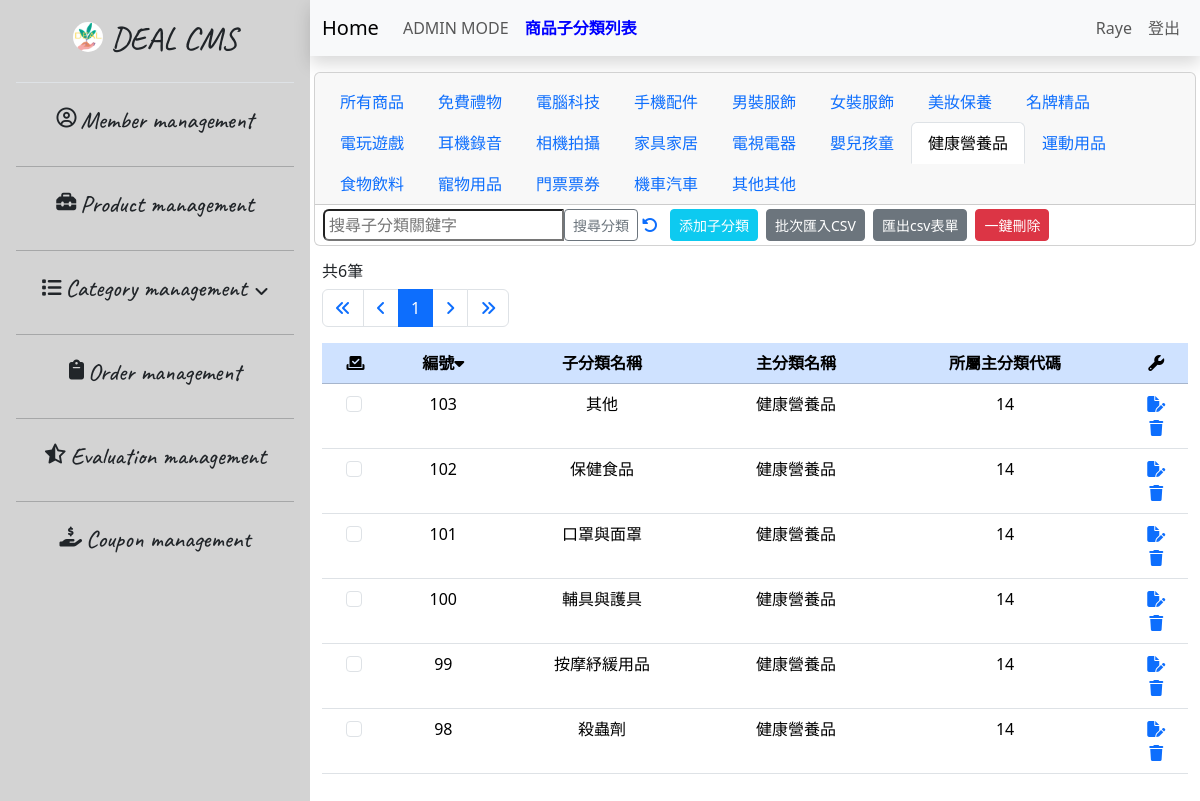
Screenshot of /32.sub-category_list-admin_14N.php (signed in) with the database file from the repository.
### tables this page shows
CREATE TABLE `categories_sub` (
  `id` int NOT NULL,
  `sub` varchar(15) NOT NULL,
  `main_category` int NOT NULL
);

CREATE TABLE `categories_main` (
  `id` int NOT NULL,
  `main` varchar(10) NOT NULL,
  `carbon_points_available` int NOT NULL
);

### 32.sub-category_list-admin_14N.php (the view, shortened to what this page needs)
<?php
require __DIR__ . '/0.parts/pdo-connect.php';
$page = isset($_GET['page']) ? intval($_GET['page']) : 1;
$perPage = 25;
$t_sql = "SELECT COUNT(1) FROM categories_main join categories_sub on categories_sub.main_category = categories_main.id WHERE main = '健康營養品'";
$totalRows = $pdo->query($t_sql)->fetch(PDO::FETCH_NUM)[0];
$totalPages = ceil($totalRows / $perPage);
if ($totalRows) {
    $sql = sprintf("SELECT * FROM categories_main join categories_sub on categories_sub.main_category = categories_main.id  WHERE main = '健康營養品' ORDER BY categories_sub.id DESC LIMIT %s, %s", ($page - 1) * $perPage, $perPage);
    $rows = $pdo->query($sql)->fetchAll();
}
?>
<?php include __DIR__ . '/0.parts/html-head.php' ?>
<?php include __DIR__ . '/0.parts/sidebar.php' ?>
<div class="container-fluid px-0 mx-0">
    <?php include __DIR__ . '/0.parts/navbar.30_sub-category.php' ?>
    <div class="container-fluid table-bordered table-striped overflow-auto">
        <div class="row mt-3">
            <div class="col">
                <h6>共<?= $totalRows ?>筆</h6>
                <nav aria-label="Page navigation example">
                    <ul class="pagination">
                        <li class="page-item">
                            <a class="page-link" href="?page=1">
                                <i class="fa-solid fa-angles-left"></i>
                            </a>
                        </li>
                        <li class="page-item">
                            <a class="page-link" href="?page=<?= $page != 1 ? $page - 1 : 1 ?>">
                                <i class="fa-solid fa-angle-left"></i>
                            </a>
                        </li>
                        <?php $visiblePageRange = 5;
                        $startPage = max(1, $page - floor($visiblePageRange / 2));
                        $endPage = min($totalPages, $startPage + $visiblePageRange - 1); ?>
                        <?php for ($i = $startPage; $i <= $endPage; $i++) : ?>
                            <li class="page-item <?= $page == $i ? 'active' : '' ?>">
                                <a class="page-link" href="?page=<?= $i ?>"><?= $i ?></a>
                            </li>
                        <?php endfor ?>
                        <li class="page-item">
                            <a class="page-link" href="?page=<?= $page != 40 ? $page + 1 : 40 ?>">
                                <i class="fa-solid fa-angle-right"></i>
                            </a>
                        </li>
                        <li class="page-item">
                            <a class="page-link" href="?page=40">
                                <i class="fa-solid fa-angles-right"></i>
                            </a>
                        </li>
                    </ul>
                </nav>
            </div>
        </div>
        <div class="row">
            <div class="col">
                <table id="myTable" class="table table-hover sortable-table">
                    <thead>
                        <tr class="table-primary text-center">
                            <th><i id="selectAll" class="fa-solid fa-check-to-slot" title="全選/選取checkBox"></i></a>
                            </th>
                            <th>編號<i id="sortIcon" class="fa-solid fa-caret-down" onclick="sortTable()" title="變更排序"></th>
                            <th>子分類名稱</th>
                            <th>主分類名稱</th>
                            <th>所屬主分類代碼</th>
                            <th><i class="fa-solid fa-wrench" title="功能區"></i></th>
                        </tr>
                    </thead>
                    <tbody>
                        <?php foreach ($rows as $r) : ?>
                            <tr class="text-center">
                                <td>
                                    <input class="form-check-input me-1" type="checkbox" value="<?= $r['id'] ?>" id="flexCheck<?= $r['id'] ?>" name="delete_ids[]">
                                </td>
                                <td><?= $r['id'] ?></td>
                                <td><?= $r['sub'] ?></td>
                                <td><?= $r['main'] ?></td>
                                <td><?= $r['main_category'] ?></td>
                                <td>
                                    <div class="d-flex flex-column">
                                        <a href="38.sub-category_edit.php?id=<?= $r['id'] ?>">
                                            <i class="fa-solid fa-file-pen" title="編輯"></i>
                                        </a>
                                        <a href="javascript: delete_one(<?= $r['id'] ?>)">
                                            <i class="fa-solid fa-trash" title="刪除"></i>
                                        </a>
                                    </div>
                                </td>
                            </tr>
                        <?php endforeach; ?>
                    </tbody>
                </table>
            </div>
        </div>
    </div>
</div>
<?php include __DIR__ . '/0.parts/html-foot.php' ?>

### 0.parts/html-head.php (style rules this page uses)
body { height: 1200px; }

### 32.sub-category_list-admin_14N.php (style rules this page uses)
.overflow-auto { height: 865px; }

### rows the page displays
categories_sub: id "103", sub "其他", main_category.main "健康營養品", main_category "14"
categories_sub: id "102", sub "保健食品", main_category.main "健康營養品", main_category "14"
categories_sub: id "101", sub "口罩與面罩", main_category.main "健康營養品", main_category "14"
categories_sub: id "100", sub "輔具與護具", main_category.main "健康營養品", main_category "14"
categories_sub: id "99", sub "按摩紓緩用品", main_category.main "健康營養品", main_category "14"
categories_sub: id "98", sub "殺蟲劑", main_category.main "健康營養品", main_category "14"

### other values shown
$_SESSION[isset($_SESSION['admin']) ? 'admin' : 'user']['nickname'] "Raye"
$totalRows "6"
